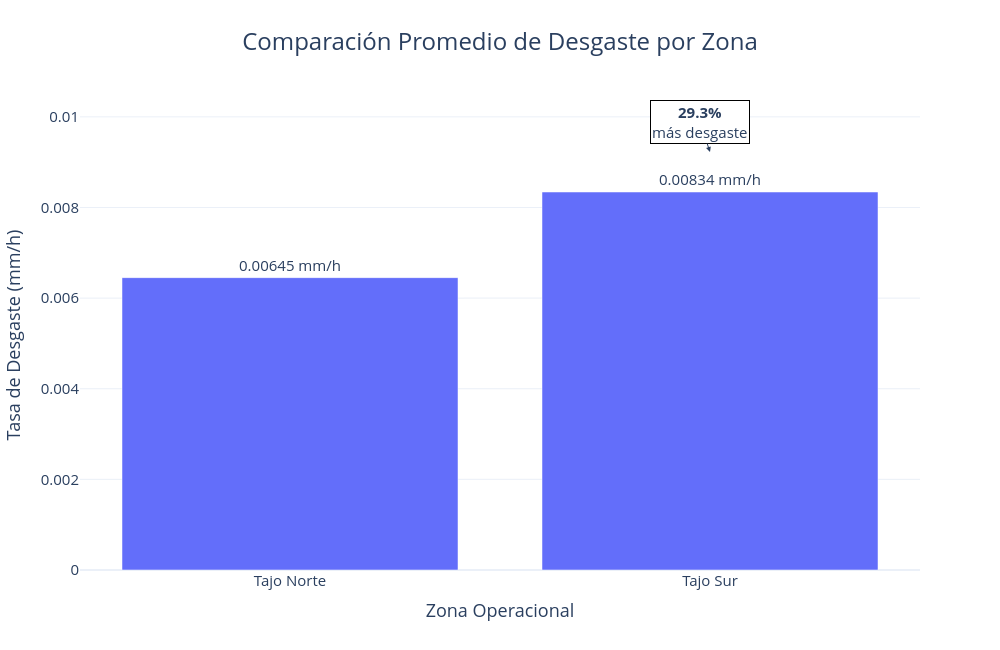

Notebook code cell kept with this figure:
### Code cell
import pandas as pd
import plotly.express as px

# DATAFRAME COMPARATIVO

df_comparacion = pd.DataFrame({"Tajo": ["Tajo Norte","Tajo Sur"],"Tasa_Desgaste_mm_h": [norte.mean(),sur.mean()]})

# DIFERENCIA %
incremento = ((sur.mean()-norte.mean())/norte.mean()) * 100

# GRÁFICO

fig = px.bar(
    df_comparacion,
    x="Tajo",
    y="Tasa_Desgaste_mm_h",
    text="Tasa_Desgaste_mm_h",
    template="plotly_white",
    title="Comparación Promedio de Desgaste por Zona"
)


# PERSONALIZACIÓN

fig.update_traces(
    texttemplate="%{text:.5f} mm/h",
    textposition="outside"
)

fig.update_layout(
    title_x=0.5,
    title_font_size=24,
    xaxis_title="Zona Operacional",
    yaxis_title="Tasa de Desgaste (mm/h)",
    height=650,
    width=1000,
    font=dict(size=15)
)

# ANOTACIÓN EJECUTIVA

fig.add_annotation(
    x="Tajo Sur",
    y=sur.mean(),
    text=(f"<b>{incremento:.1f}%</b><br>"f"más desgaste"),
    showarrow=True,
    arrowhead=2,
    yshift=40,
    bordercolor="black",
    borderwidth=1,
    bgcolor="white"
)

# MOSTRAR
fig.show()

### Figure 1 — Plotly figure (JSON) as saved in the notebook; plotly's stock layout.template omitted (floating-point values rounded to 4 significant figures)
{"data": [{"hovertemplate": "Tajo=%{x}<br>Tasa_Desgaste_mm_h=%{text}<extra></extra>", "legendgroup": "", "marker": {"color": "#636efa", "pattern": {"shape": ""}}, "name": "", "orientation": "v", "showlegend": false, "text": [0.006452, 0.008342], "textposition": "outside", "texttemplate": "%{text:.5f} mm/h", "type": "bar", "x": ["Tajo Norte", "Tajo Sur"], "xaxis": "x", "y": [0.006452, 0.008342], "yaxis": "y"}], "layout": {"annotations": [{"arrowhead": 2, "bgcolor": "white", "bordercolor": "black", "borderwidth": 1, "showarrow": true, "text": "<b>29.3%</b><br>más desgaste", "x": "Tajo Sur", "y": 0.008342, "yshift": 40}], "barmode": "relative", "font": {"size": 15}, "height": 650, "legend": {"tracegroupgap": 0}, "title": {"font": {"size": 24}, "text": "Comparación Promedio de Desgaste por Zona", "x": 0.5}, "width": 1000, "xaxis": {"anchor": "y", "domain": [0, 1], "title": {"text": "Zona Operacional"}}, "yaxis": {"anchor": "x", "domain": [0, 1], "title": {"text": "Tasa de Desgaste (mm/h)"}}}}
